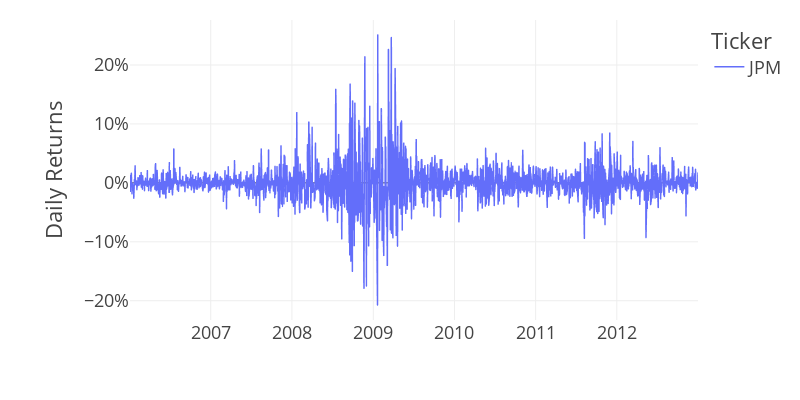

The code cell stored with this chart in its notebook:
### Code cell
ticker_returns = data.daily_returns_df.loc["2006":"2012","JPM"]
fig = px.line(ticker_returns)
fig.update_traces(line=dict(width=1.5))
fig.update_layout(
    yaxis_title='Daily Returns',
    xaxis_title=None,
    template="presentation",
    height=400,
    width=800,
    margin=dict(t=20, l=130, r=30),
    yaxis_tickformat='.0%',
    legend_title_text='Ticker'
)
fig.show()
fig.write_image("/Users/rian/Downloads/returns_example_JPM.pdf")

### Figure 1 — Plotly figure (JSON) as saved in the notebook; plotly's stock layout.template omitted (floating-point values rounded to 4 significant figures; data arrays with more than 128 entries replaced by an {"elided": "..."} marker saying what was removed)
{"data": [{"hovertemplate": "variable=JPM<br>index=%{x}<br>value=%{y}<extra></extra>", "legendgroup": "JPM", "line": {"color": "#636efa", "dash": "solid", "width": 1.5}, "marker": {"symbol": "circle"}, "mode": "lines", "name": "JPM", "showlegend": true, "type": "scattergl", "x": {"elided": "1761 str values"}, "xaxis": "x", "y": {"elided": "1761 float values"}, "yaxis": "y"}], "layout": {"height": 400, "legend": {"title": {"text": "Ticker"}, "tracegroupgap": 0}, "margin": {"l": 130, "r": 30, "t": 20}, "width": 800, "xaxis": {"anchor": "y", "domain": [0, 1], "title": {}}, "yaxis": {"anchor": "x", "domain": [0, 1], "tickformat": ".0%", "title": {"text": "Daily Returns"}}}}
